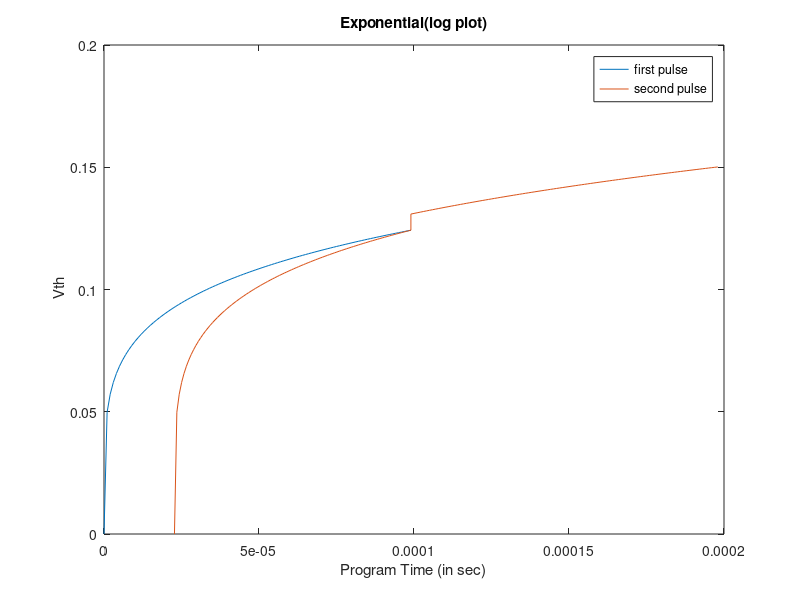

Source code (MATLAB):
% Ispp formulation
clear
beta  = 0.20;
%tou = a exp(bv);
a =1.367E5
b = -1.304
v_max = 8
del_t = 1e-4
%delta v = 200 mv
n = 50
m = 100
tou = zeros(n,1);

v =0.2;
final_vt = zeros (m*n,1);
for i = 1:n
    tou(i) = a* exp(b*v);
    v = v+0.2;
end
vt = zeros(m,n);
t = zeros(m,n);
for i = 1 :n
    for j = 1:m
        t (j,i) = del_t *(i - 1) + (del_t/m)*(j -1);
    end
end
        
        
for i = 1:m
    vt(i,1) =v_max*(1-exp(-1*((t(i,1)/tou(1))^beta)));
end
ti = tou(2) * exp ((1/beta)*log(-1*(log(1-(vt(m,1)/v_max)))))
t2 = zeros (m)
 y = linspace(0,ti,m)
 for i = 1:m
    vt(i,2) =v_max*(1-exp(-1*((y(i)/tou(2))^beta)));
end
 y = y + (t(m,1) - ti);
 dum = vt(:,2);
 t(:,2) =  t(:,2) -  t(2,1);
 for i = 1:m
    dum(m+i,1) =v_max*(1-exp(-1*((t(i,2)/tou(2))^beta)));
    dum(m+i,1) = dum(m+i,1) ;
    y (m+i) = t(i,2);
end
figure(1)
plot(t(:,1),vt(:,1),y,dum)
xlabel ('Program Time (in sec)')
ylabel(' Vth')
legend('first pulse','second pulse')
title('Exponential(log plot)')
